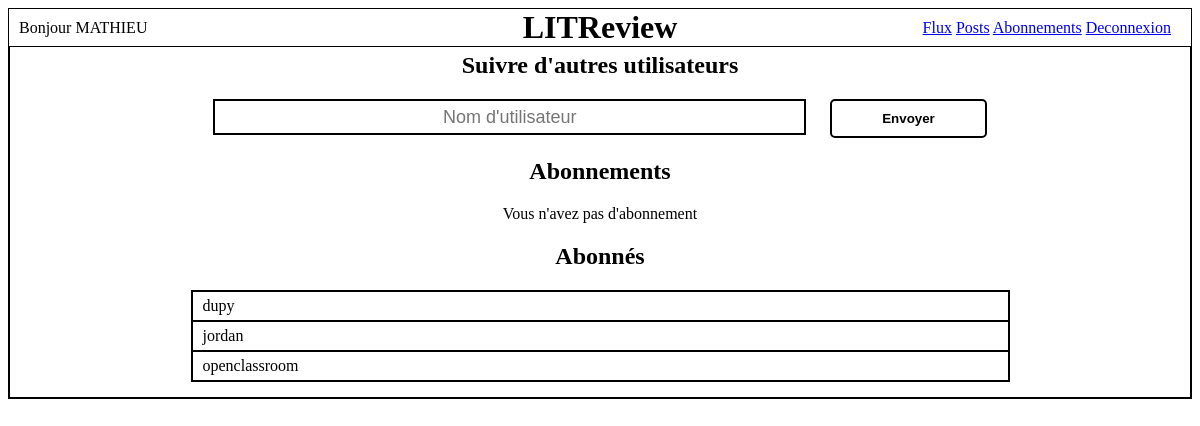
The page /abonnement/ (signed in) on the database its author committed.
### follows/models.py (models this page shows, shortened)
class UserFollows(models.Model):
    user = models.ForeignKey(to=settings.AUTH_USER_MODEL, on_delete=models.CASCADE, related_name='following')
    followed_user = models.ForeignKey(to=settings.AUTH_USER_MODEL, on_delete=models.CASCADE, related_name='followed')
    class Meta:
        unique_together = ('user', 'followed_user',)

### follows/views.py (the view, shortened to what this page needs)
# urls.py: path('', views.AbonnementView.as_view(), name="abonnement"),
class AbonnementView(TemplateView):
    template_name = 'follows/abonnement.html'
    def get_context_data(self, **kwargs):
        context = super().get_context_data()
        context["followed_list"] = UserFollows.objects.filter(followed_user=self.request.user)
        context["following_list"] = UserFollows.objects.filter(user=self.request.user)
        return context

### templates/follows/abonnement.html (shortened to what this page needs)
{% extends 'base.html' %}
{% load static %}
{% block head %}
	<link rel="stylesheet" type="text/css" href="{% static 'css/abonnement.css' %}">
{% endblock %}
{% block content %}
	<h2 id="title">Suivre d'autres utilisateurs</h2>
	<form method="POST" id="searchbar">
		<input type="text" name="searched-user" id="searched-user" placeholder="Nom d'utilisateur">
		<input type="submit" value="Envoyer" id="search-button">
	</form>
	<h2>Abonnements</h2>
	{% if following_list %}
		<table id="abonnement-table">
			{% for following in following_list %}
				<tr>
					<td class="user-cell">{{ following.followed_user.username }}</td>
					<td class="unfollow-button"><a href="{% url 'follows:unfollow' pk=following.pk %}">Désabonner</a></td>
				</tr>
			{% endfor %}
		</table>
	{% else %}
		<p>Vous n'avez pas d'abonnement</p>
	{% endif %}
	<h2>Abonnés</h2>
	{% if followed_list %}
		<table id="abonne-table">
			{% for followed in followed_list %}
				<tr><td>{{ followed.user.username }}</td></tr>
			{% endfor %}
		</table>
	{% else %}
		<p>Vous n'avez pas d'abonnés</p>
	{% endif %}
{% endblock %}

### templates/base.html (shortened to what this page needs)
{% load static %}
<!DOCTYPE html>
<html lang="fr">
<head>
	<link rel="stylesheet" type="text/css" href="{% static 'css/base.css' %}">
	{% block head %}{% endblock %}
</head>
<body>
	<div id="top-bar">
		{% if request.user.is_authenticated %}<p id="user-account">Bonjour {{ request.user.username|upper }}</p>{% endif %}
		<h1 id="logo">LITReview</h1>
		{% if request.user.is_authenticated %}
		<div id="navbar">
			<a href="{% url 'flux' %}">Flux</a>
			<a href="{% url 'posts' %}">Posts</a>
			<a href="{% url 'follows:abonnement' %}">Abonnements</a>
			<a href="{% url 'logout' %}">Deconnexion</a>
		</div>
		{% endif %}
	</div>
	<div id="content">
	{% block content %}
	{% endblock %}
	</div>
</body>
</html>

### static/css/base.css (style rules this page uses)
#top-bar { display: grid; grid-template-columns: repeat(3, 1fr); grid-template-areas: "useraccount logo menu"; justify-items: center; border: solid 1px black; }
#top-bar #user-account { grid-area: useraccount; margin: 0 0 0 10px; align-self: center; justify-self: left; }
#top-bar #logo { grid-area: logo; font-weight: bolder; margin: 0 0; }
#top-bar #navbar { grid-area: menu; align-self: center; justify-self: right; margin-right: 20px; }
#content { border: 2px solid black; border-top-style: none; padding: 5px 5px; }
h2#title { margin-top: 0; text-align: center; }

### static/css/abonnement.css (style rules this page uses)
body { text-align: center; }
#searchbar #searched-user { width: 50%; height: 30px; text-align: center; font-size: 18px; border: 2px solid black; }
#searchbar #search-button { background-color: white; border-radius: 5px; margin-left: 20px; padding: 10px 50px; border: 2px solid black; font-weight: bold; cursor: pointer; }
#abonne-table { margin: 10px auto; width: 70%; border-collapse: collapse; border: 2px solid black; }
#abonne-table tr { height: 30px; }
#abonne-table tr td { text-align: left; border: 2px solid black; padding-left: 10px; }

### rows shown on the page
UserFollows: user.username "dupy"
UserFollows: user.username "jordan"
UserFollows: user.username "openclassroom"

### other values the page prints
{{ request.user.username|upper }} "MATHIEU"
